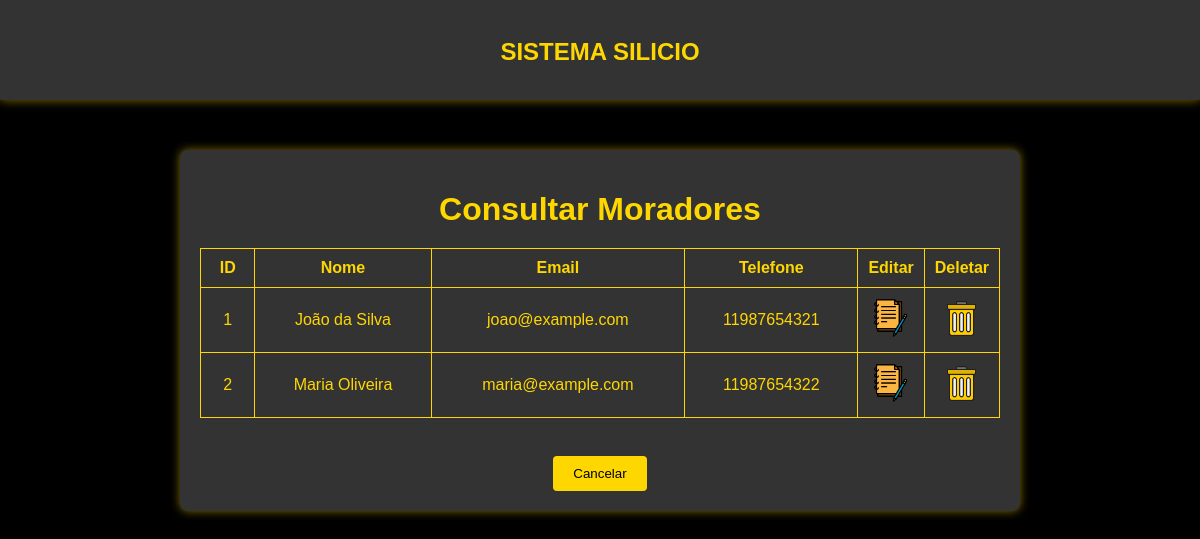
The app's page /Administrador/Morador/ConsultarMorador.php with its own data.
### tables this page shows
CREATE TABLE IF NOT EXISTS moradores (
    id INT AUTO_INCREMENT PRIMARY KEY,
    nome VARCHAR(100) NOT NULL,
    apartamento VARCHAR(10) NOT NULL UNIQUE,
    email VARCHAR(100),
    telefone VARCHAR(15)
);

### Administrador/Morador/ConsultarMorador.php (the view, shortened to what this page needs)
<!doctype html>
<html>
    <head>
        <link rel="stylesheet" href="../css/StyleConsulta.css" media="screen">
    </head>
    <body>
        <header id="header" class="fixed-top d-flex align-items-center">
            <div class="container-fluid container-xl d-flex align-items-center justify-content-lg-between">
                <h1 class="logo me-auto me-lg-0"><a href="../index.php">SISTEMA SILICIO</a></h1>
            </div>
        </header>
        <div class="consulta">
            <div class="consultarserv">
                <h1>Consultar Moradores</h1>
            </div>
            <table
                width="100%"
                border="1"
                bordercolor="silver"
                cellspacing="2"
                cellpadding="5"
                >
                <tr>
                    <td align="center"><strong>ID</strong></td>
                    <td align="center"><strong>Nome</strong></td>
                    <td align="center"><strong>Email</strong></td>
                    <td align="center"><strong>Telefone</strong></td>
                    <td width="10"><strong>Editar</strong></td>
                    <td width="10"><strong>Deletar</strong></td>
                </tr>
                <?php
                include("../db.php");
                $selecionar = mysqli_query($conn, "SELECT * FROM moradores");
                while ($campo = mysqli_fetch_array($selecionar)) {
                    ?>
                    <tr>
                        <td align="center"><?= $campo["id"] ?></td>
                        <td align="center"><?= $campo["nome"] ?></td>
                        <td align="center"><?= $campo["email"] ?></td>
                        <td align="center"><?= $campo["telefone"] ?></td>
                        <td align="center"><a href="FormEditarMorador.php?editarid=<?php echo $campo['id']; ?>"><img src="../img/caderno10.png" width="40" height="40" /></a></td>
                        <td align="center"><a href="ExcluirMorador.php?p=excluir&morador=<?php echo $campo['id']; ?>"><img src="../img/lixeira12.png" width="37" height="37" /></a></td>
                    </tr>
                <?php } ?>
            </table><br>
            <a href="../index.php">
                <button class="botao">Cancelar</button>
            </a>
        </div>
    </body>
</html>

### Administrador/css/StyleConsulta.css (style rules this page uses)
body { font-family: Arial, sans-serif; background-color: #000; color: #FFD700; margin: 0; padding: 0; }
h2, h1 { color: #FFD700; text-align: center; }
header { background-color: #333; padding: 10px 0; box-shadow: 0 0 10px rgba(255, 215, 0, 0.5); }
header .logo a { color: #FFD700; text-decoration: none; font-size: 24px; font-weight: bold; }
.consulta { max-width: 800px; margin: 50px auto; padding: 20px; background-color: #333; color: #FFD700; box-shadow: 0 0 10px rgba(255, 215, 0, 0.5); border-radius: 8px; text-align: center; }
.consultarserv h1 { margin-bottom: 20px; }
table { width: 100%; border-collapse: collapse; }
table, th, td { border: 1px solid #FFD700; }
th, td { padding: 10px; text-align: center; }
td { background-color: #333; }
a .botao, input.botao { display: inline-block; margin-top: 20px; text-align: center; color: #000; background-color: #FFD700; padding: 10px 20px; border-radius: 4px; border: none; text-decoration: none; cursor: pointer; transition: background-color 0.3s, transform 0.2s; }

### records on screen
moradores: id "1", nome "João da Silva", email "joao@example.com", telefone "11987654321"
moradores: id "2", nome "Maria Oliveira", email "maria@example.com", telefone "11987654322"
